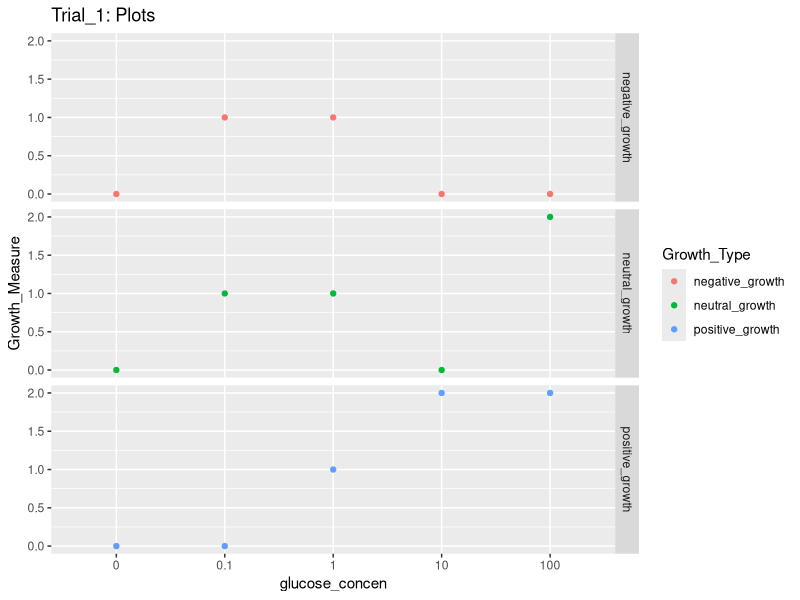
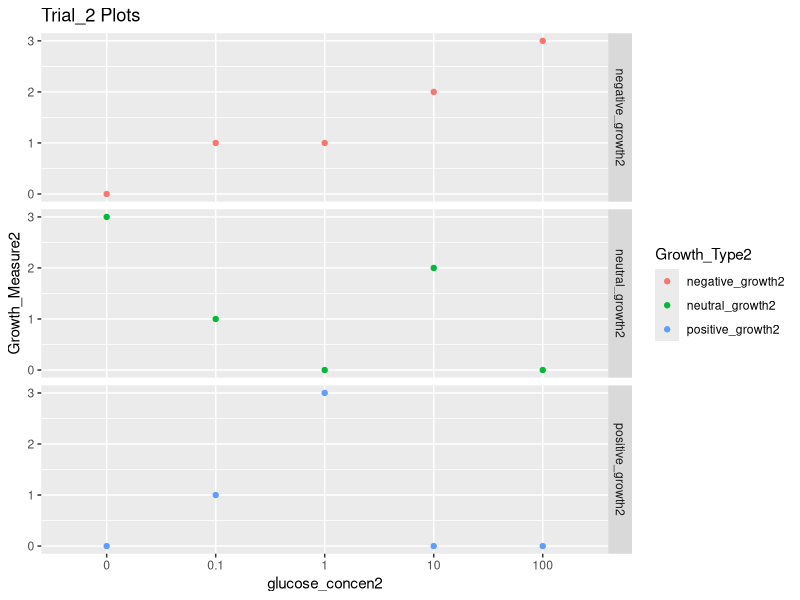
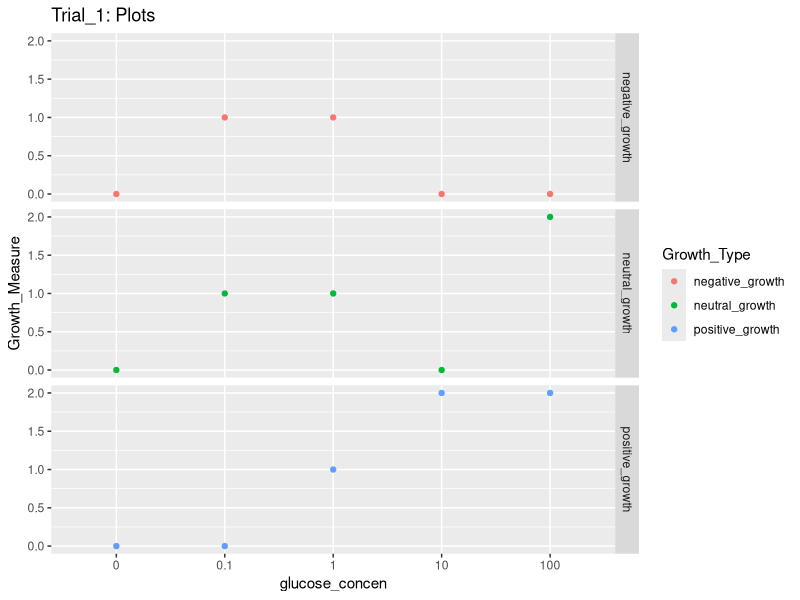
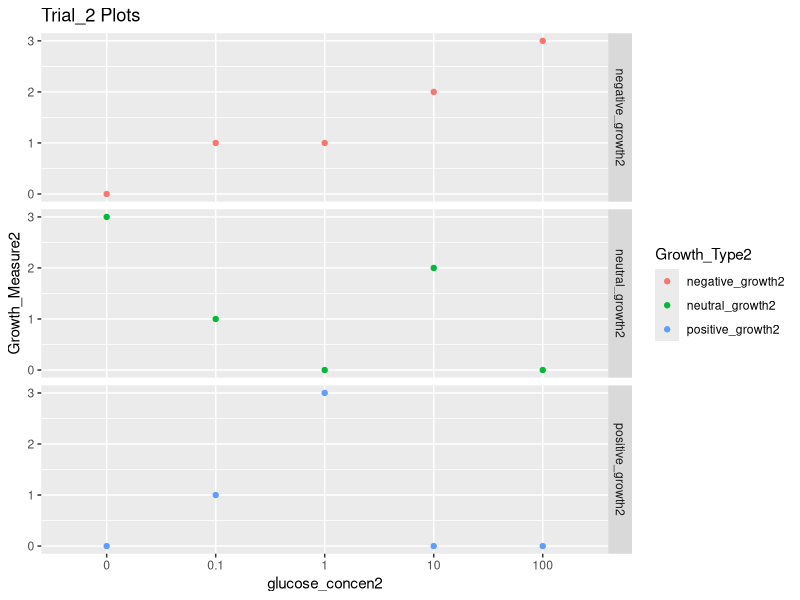

Recreate these plots in R, in order.
## ---- chunk 1
#load required library
library(tidyverse)

## ---- chunk 2
#construct graphs from the experiment
glucose_concen <- c(100, 10, 1, .1, 0)
positive_growth <- c(2, 2, 1, 0, 0)
negative_growth <- c(0, 0, 1, 1, 0)
neutral_growth <- c(2, 0, 1, 1, 0)

Physarum_Growth <- tibble(glucose_concen,positive_growth, negative_growth, neutral_growth) %>% 
  mutate(glucose_concen = as.factor(glucose_concen))

Trial_1_Data <- Physarum_Growth %>% knitr::kable(., caption = "Trial_1 Data")

#Print data_table
Trial_1_Data

## ---- chunk 3
#Taking a wide data frame and making it a long data frame for graphing purposes by using the function gather() 
Physarum_Growth_longformat <- gather(Physarum_Growth, Growth_Type, Growth_Measure, positive_growth:neutral_growth)
#Physarum_Growth_longformat %>% knitr::kable(.)

## ---- chunk 4
#ggplot(Physarum_Growth_longformat, aes(x = as.factor(glucose_concen), y = Growth_Measure)) + geom_point()
#I used the function facet_grid() to enable graphs in one visual.

Trial_plot_1 <- Physarum_Growth_longformat %>% group_by(Growth_Type) %>% 
  ggplot(aes(x = glucose_concen, y = Growth_Measure, col = Growth_Type)) + 
  geom_point() + 
  facet_grid(Growth_Type ~.) + 
  ggtitle("Trial_1: Plots")

Trial_plot_1

## ---- chunk 5
#construct graphs from the experiment
glucose_concen2 <- c(100, 10, 1, .1, 0)
positive_growth2 <- c(0, 0, 3, 1, 0)
negative_growth2 <- c(3, 2, 1, 1, 0)
neutral_growth2 <- c(0, 2, 0, 1, 3)

Physarum_Growth2 <- tibble(glucose_concen2,positive_growth2, negative_growth2, neutral_growth2) %>% 
  mutate(glucose_concen2 = as.factor(glucose_concen2))

Trial_2_Data <- Physarum_Growth2 %>% knitr::kable(., caption = "Trial_2 Data")
Trial_2_Data
## ---- chunk 6
#Taking a wide data frame and making it a long data frame for graphing purposes by using the function gather() 
Physarum_Growth_longformat2 <- gather(Physarum_Growth2, Growth_Type2, Growth_Measure2, positive_growth2:neutral_growth2)

#Physarum_Growth_longformat2 %>% knitr::kable(., caption = "Trial_2 Data")

## ---- chunk 7
#ggplot(Physarum_Growth_longformat, aes(x = as.factor(glucose_concen), y = Growth_Measure)) + geom_point()
#I used the function facet_grid() to enable graphs in one visual.

Trial_2_Plot <- Physarum_Growth_longformat2 %>% group_by(Growth_Type2) %>% 
  ggplot(aes(x = glucose_concen2, y = Growth_Measure2, col = Growth_Type2)) + 
  geom_point() + 
  facet_grid(Growth_Type2 ~.) + 
  ggtitle("Trial_2 Plots")

Trial_2_Plot

## ---- chunk 8
Trial_1_Data
Trial_plot_1
Trial_2_Data
Trial_2_Plot

